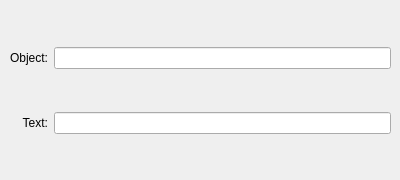
   <widget class="QWidget" name="BraceLabel">
    <widget class="QWidget" name="gridLayoutWidget_12">
     <property name="geometry">
      <rect>
       <x>10</x>
       <y>10</y>
       <width>381</width>
       <height>161</height>
      </rect>
     </property>
     <layout class="QGridLayout" name="gridBraceLabel">
      <item row="1" column="1">
       <widget class="QLineEdit" name="BraceLabel_text">
        <property name="alignment">
         <set>Qt::AlignLeading|Qt::AlignLeft|Qt::AlignVCenter</set>
        </property>
        <property name="placeholderText">
         <string/>
        </property>
       </widget>
      </item>
      <item row="1" column="0">
       <widget class="QLabel" name="label_26">
        <property name="text">
         <string>Text:</string>
        </property>
        <property name="alignment">
         <set>Qt::AlignRight|Qt::AlignTrailing|Qt::AlignVCenter</set>
        </property>
       </widget>
      </item>
      <item row="0" column="1">
       <widget class="QLineEdit" name="BraceLabel_obj">
        <property name="alignment">
         <set>Qt::AlignLeading|Qt::AlignLeft|Qt::AlignVCenter</set>
        </property>
        <property name="placeholderText">
         <string/>
        </property>
       </widget>
      </item>
      <item row="0" column="0">
       <widget class="QLabel" name="label_25">
        <property name="text">
         <string>Object:</string>
        </property>
        <property name="alignment">
         <set>Qt::AlignRight|Qt::AlignTrailing|Qt::AlignVCenter</set>
        </property>
       </widget>
      </item>
     </layout>
    </widget>
   </widget>
